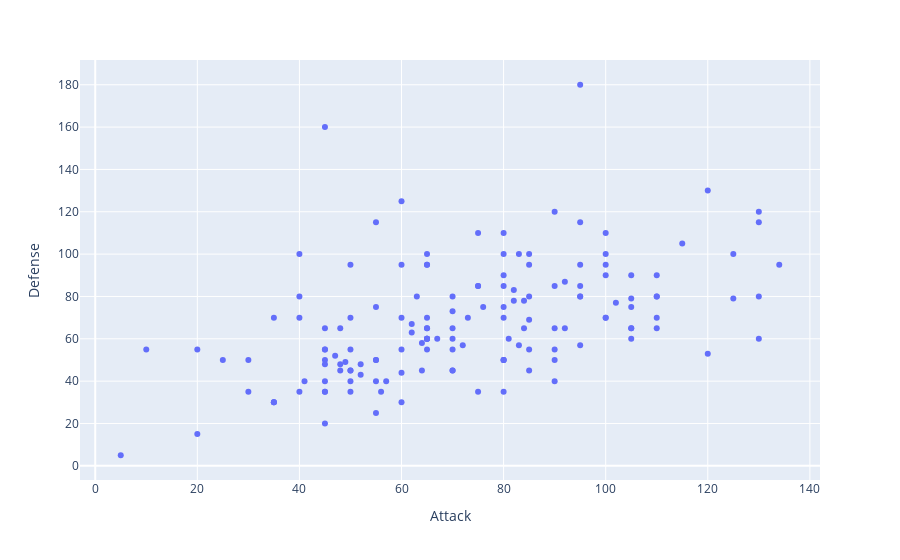

Write notebook code for a chart like this one.
### Code cell
fig=px.scatter(df,x='Attack',y='Defense')
fig.show()

### Figure 1 — Plotly figure (JSON) as saved in the notebook; plotly's stock layout.template omitted (floating-point values rounded to 4 significant figures; data arrays with more than 128 entries replaced by an {"elided": "..."} marker saying what was removed)
{"data": [{"hovertemplate": "Attack=%{x}<br>Defense=%{y}<extra></extra>", "legendgroup": "", "marker": {"color": "#636efa", "symbol": "circle"}, "mode": "markers", "name": "", "orientation": "v", "showlegend": false, "type": "scatter", "x": {"elided": "151 int values"}, "xaxis": "x", "y": {"elided": "151 int values"}, "yaxis": "y"}], "layout": {"legend": {"tracegroupgap": 0}, "margin": {"t": 60}, "xaxis": {"anchor": "y", "domain": [0, 1], "title": {"text": "Attack"}}, "yaxis": {"anchor": "x", "domain": [0, 1], "title": {"text": "Defense"}}}}
